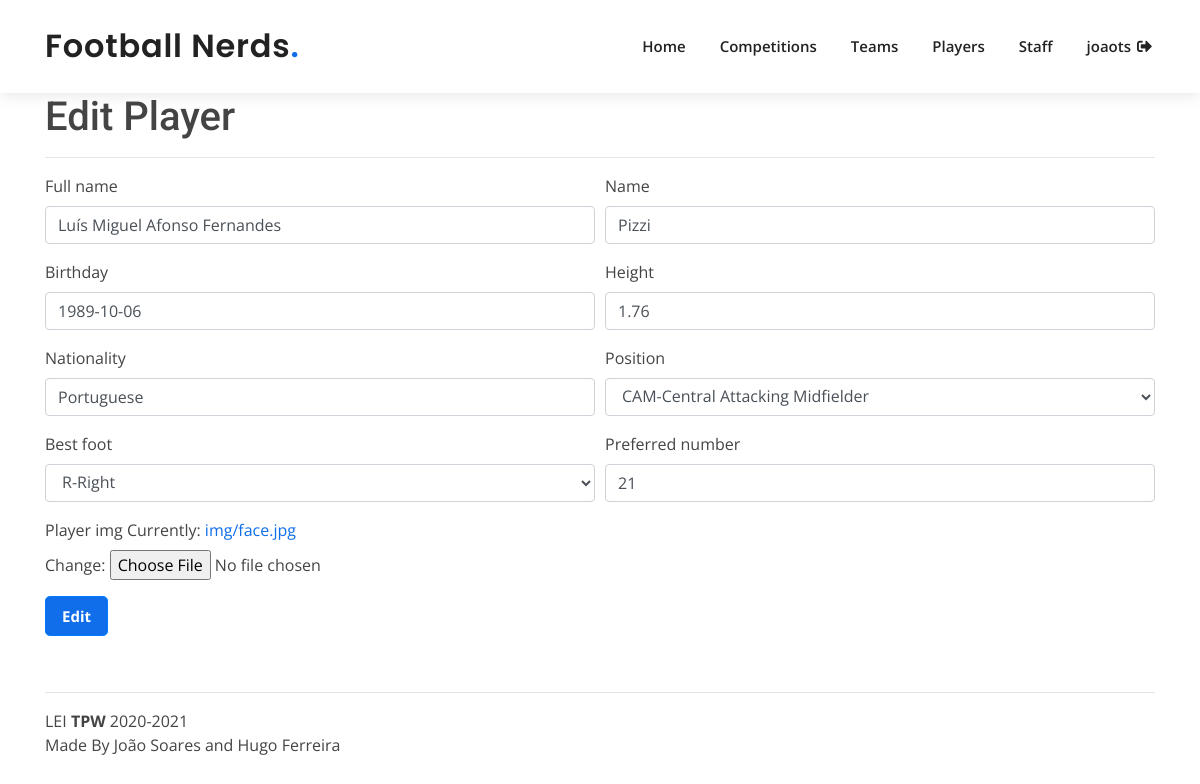
The app's page /editplayer/1/ (signed in), older data.
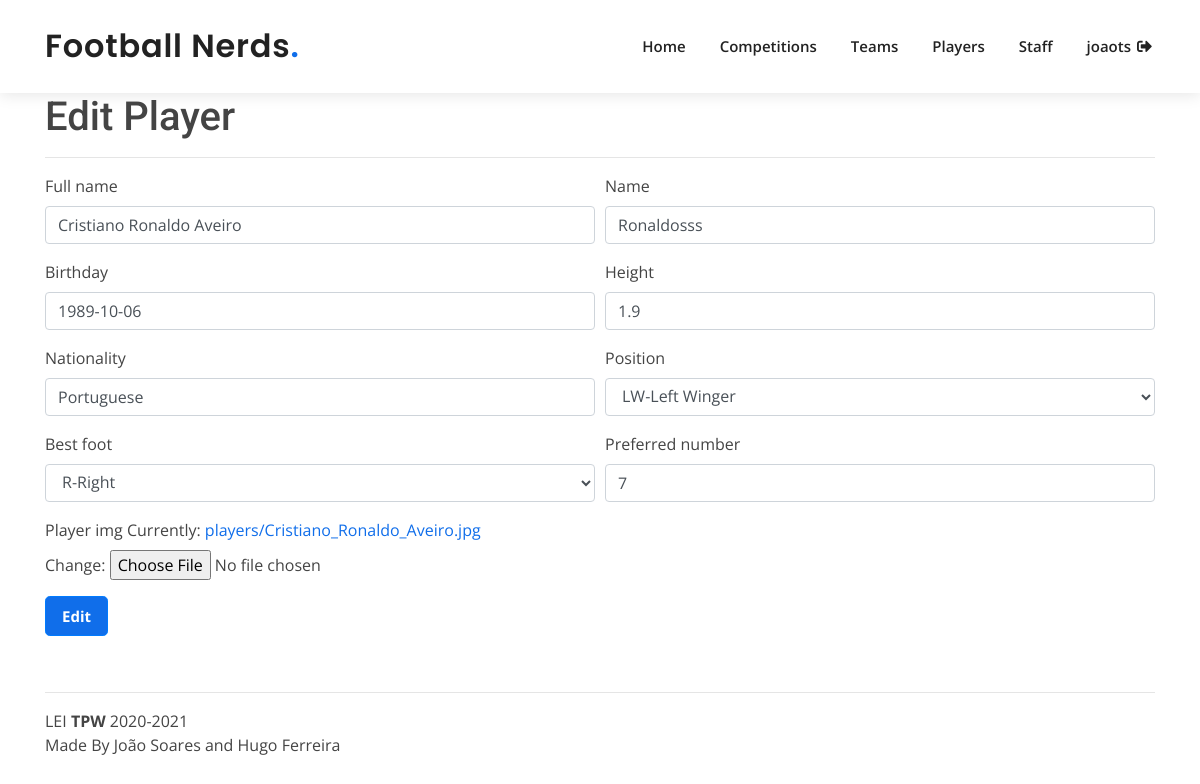
The same page, newer data.
### app/models.py (models this page shows, shortened)
class Player(models.Model):
    POSITION_CHOICES = (
        ('Striker', 'ST-Striker'),
        ('Left Winger', 'LW-Left Winger'),
        ('Right Winger', 'RW-Right Winger'),
        ('Central Attacking Midfielder', 'CAM-Central Attacking Midfielder'),
        ('Central Midfielder', 'CM-Central Midfielder'),
        ('Central Defensive Midfielder', 'CDM-Central Defensive Midfielder'),
        ('Left Back', 'LB-Left Back'),
        ('Right Back', 'RB-Right Back'),
        ('Center Back', 'CB-Center Back'),
        ('Goalkeeper', 'GR-Goalkeeper'),
    )
    BEST_FOOT = (('Left', 'L-Left'), ('Right', 'R-Right'), ('Both', 'B-Both'))
    full_name = models.CharField(max_length=120)
    name = models.CharField(max_length=90)
    birthday = models.DateField()
    height = models.FloatField(validators=[MinValueValidator(0)])
    nationality = models.CharField(max_length=70)
    position = models.CharField(max_length=28, choices=POSITION_CHOICES)
    best_foot = models.CharField(max_length=5, choices=BEST_FOOT)
    preferred_number = models.PositiveIntegerField(validators=[MinValueValidator(1),MaxValueValidator(100)])
    player_img = models.ImageField(upload_to=playerdir, default="players/default_player.png")

### app/views.py (the view, shortened to what this page needs)
# urls.py: path('editplayer/<int:id>/', views.edit_player, name='edit_player'),
def edit_player(request, id):
    if not request.user.is_authenticated:
        return redirect('/login')
    form = InsertPlayerForm(instance=Player.objects.get(id=id))
    return render(request, "edit_all.html", {"form": form, "title": "Player"})

### app/forms.py
class InsertPlayerForm(forms.ModelForm):
    class Meta:
        model = Player
        fields = "__all__"
    def __init__(self, *args, **kwargs):
        super().__init__(*args, **kwargs)
        for myField in self.fields:
            if self.fields[myField].label != 'Player img':
                self.fields[myField].widget.attrs['class'] = 'form-control'

### templates/edit_all.html (shortened to what this page needs)
{% extends 'layout.html' %}
{% block content %}
    <h1>Edit {{ title }}</h1>
    <hr>
    <form class="form-row"  action="." method="post" enctype="multipart/form-data">
        {% for field in form %}
        <div class="form-group col-md-6">
        <label>{{ field.label }}</label>
        {{ field }}
        </div>
        {% endfor %}
        <div class="form-group col-md-8">
        <button style="background: #106eea;font-size: 15px; font-weight: bolder;" type="submit" class="btn btn-primary btn-lg" value="Submit">Edit</button>
        </div>
    </form>
{% endblock %}

Row changes from the older to the newer data that the page shows:
changed Player "Portuguese": full_name "Luís Miguel Afonso Fernandes" → "Cristiano Ronaldo Aveiro"; name "Pizzi" → "Ronaldosss"; height "1.76" → "1.9"; position "CAM-Central Attacking Midfielder" → "LW-Left Winger"; preferred_number "21" → "7"
Text that changed along with them:
text no longer shown: "Currently: img/face.jpg Change:"
text now shown: "Currently: players/Cristiano_Ronaldo_Aveiro.jpg Change:"
